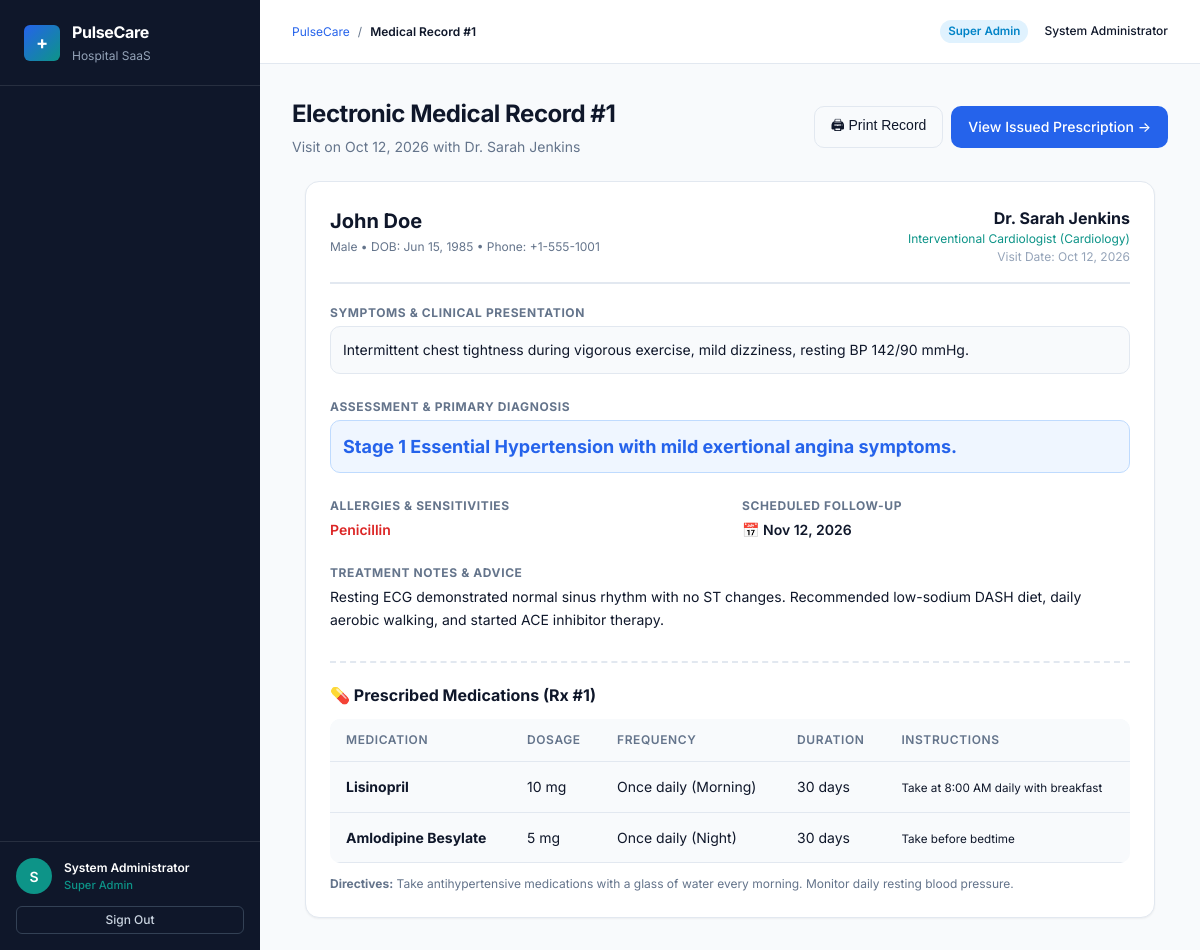
/medical-records/1 (signed in), run on the app's committed database.
### tables this page shows
CREATE TABLE medical_records (
            record_id INTEGER PRIMARY KEY AUTOINCREMENT,
            patient_id INTEGER NOT NULL,
            doctor_id INTEGER NOT NULL,
            appointment_id INTEGER UNIQUE,
            visit_date DATE NOT NULL,
            symptoms TEXT NOT NULL,
            diagnosis TEXT NOT NULL,
            treatment_notes TEXT,
            allergies TEXT,
            follow_up_date DATE,
            created_at DATETIME DEFAULT CURRENT_TIMESTAMP,
            updated_at DATETIME DEFAULT CURRENT_TIMESTAMP,
            FOREIGN KEY (patient_id) REFERENCES patients(patient_id),
            FOREIGN KEY (doctor_id) REFERENCES doctors(doctor_id),
            FOREIGN KEY (appointment_id) REFERENCES appointments(appointment_id)
        );

CREATE TABLE doctors (
            doctor_id INTEGER PRIMARY KEY AUTOINCREMENT,
            full_name TEXT NOT NULL,
            email TEXT NOT NULL UNIQUE,
            phone TEXT NOT NULL,
            specialization TEXT NOT NULL,
            department_id INTEGER NOT NULL,
            qualification TEXT NOT NULL,
            years_experience INTEGER DEFAULT 0,
            consultation_fee REAL DEFAULT 50.00,
            profile_image TEXT DEFAULT 'default_doctor.png',
            password_hash TEXT NOT NULL,
            is_active INTEGER DEFAULT 1,
            created_at DATETIME DEFAULT CURRENT_TIMESTAMP,
            FOREIGN KEY (department_id) REFERENCES departments(department_id)
        );

CREATE TABLE patients (
            patient_id INTEGER PRIMARY KEY AUTOINCREMENT,
            full_name TEXT NOT NULL,
            email TEXT NOT NULL UNIQUE,
            phone TEXT NOT NULL,
            date_of_birth DATE NOT NULL,
            gender TEXT NOT NULL,
            address TEXT,
            emergency_contact TEXT,
            password_hash TEXT NOT NULL,
            created_at DATETIME DEFAULT CURRENT_TIMESTAMP,
            updated_at DATETIME DEFAULT CURRENT_TIMESTAMP
        );

CREATE TABLE departments (
            department_id INTEGER PRIMARY KEY AUTOINCREMENT,
            department_name TEXT NOT NULL UNIQUE,
            description TEXT,
            location TEXT,
            contact_number TEXT,
            is_active INTEGER DEFAULT 1,
            created_at DATETIME DEFAULT CURRENT_TIMESTAMP
        );

CREATE TABLE prescriptions (
            prescription_id INTEGER PRIMARY KEY AUTOINCREMENT,
            medical_record_id INTEGER NOT NULL UNIQUE,
            patient_id INTEGER NOT NULL,
            doctor_id INTEGER NOT NULL,
            prescription_date DATE NOT NULL,
            instructions TEXT,
            created_at DATETIME DEFAULT CURRENT_TIMESTAMP,
            FOREIGN KEY (medical_record_id) REFERENCES medical_records(record_id),
            FOREIGN KEY (patient_id) REFERENCES patients(patient_id),
            FOREIGN KEY (doctor_id) REFERENCES doctors(doctor_id)
        );

CREATE TABLE prescription_items (
            item_id INTEGER PRIMARY KEY AUTOINCREMENT,
            prescription_id INTEGER NOT NULL,
            medication_name TEXT NOT NULL,
            dosage TEXT NOT NULL,
            frequency TEXT NOT NULL,
            duration TEXT NOT NULL,
            instructions TEXT,
            FOREIGN KEY (prescription_id) REFERENCES prescriptions(prescription_id) ON DELETE CASCADE
        );

### routes/medical_records.py (the view, shortened to what this page needs)
@medical_records_bp.route("/<int:record_id>")
@login_required
def detail(record_id: int):
    user = get_current_user()
    record = get_medical_record_by_id(record_id, user_id=user["id"], role=user["role"])
    return render_template("medical_records/detail.html", record=record)

### database/connection.py (called while the page is built, shortened)
def get_db():
    in_ctx = has_app_context()
    if in_ctx and "db" in g:
        return g.db
    global _mysql_pool
    use_sqlite = os.environ.get("USE_SQLITE_FALLBACK", "0") == "1"
    if not use_sqlite and MYSQL_AVAILABLE:
        if _mysql_pool is None and in_ctx and current_app:
            init_mysql_pool(current_app.config)
    conn = _get_or_create_sqlite_conn()
    if in_ctx:
        g.db = conn
        g.db_type = "sqlite"
    return conn

def _get_or_create_sqlite_conn():
    global _sqlite_standalone_conn
    db_path = os.environ.get("SQLITE_DB_PATH", os.path.join(os.path.dirname(__file__), "hms_fallback.db"))
    return _sqlite_standalone_conn

### extensions.py (called while the page is built)
def generate_csrf_token() -> str:
    if "_csrf_token" not in session:
        session["_csrf_token"] = secrets.token_hex(24)
    return session["_csrf_token"]

def get_current_user() -> Optional[Dict[str, Any]]:
    if "user_id" in session and "role" in session:
        return {
            "id": session["user_id"],
            "role": session["role"],
            "name": session.get("full_name", ""),
            "email": session.get("email", ""),
        }
    return None

def login_required(view: Callable) -> Callable:
    @functools.wraps(view)
    def wrapped_view(**kwargs):
        if get_current_user() is None:
            flash("Please sign in to access this page.", "warning")
            return redirect(url_for("auth.login", next=request.path))
        return view(**kwargs)
    return wrapped_view

### templates/medical_records/detail.html (shortened to what this page needs)
{% extends "base.html" %}
{% block breadcrumb %}Medical Record #{{ record.record_id }}{% endblock %}
{% block content %}
<div class="page-header no-print">
  <div>
    <h1 class="page-title">Electronic Medical Record #{{ record.record_id }}</h1>
    <p class="page-subtitle">Visit on {{ record.visit_date|date_fmt }} with {{ record.doctor_name }}</p>
  </div>
  <div style="display:flex;gap:8px;">
    <button onclick="window.print();" class="btn btn-outline">
      &#128424; Print Record
    </button>
    {% if record.prescription %}
      <a href="{{ url_for('prescriptions.detail', prescription_id=record.prescription.prescription_id) }}" class="btn btn-primary">
        View Issued Prescription &rarr;
      </a>
    {% endif %}
  </div>
</div>
<div class="card" style="max-width:850px;margin:0 auto;">
  <div class="card-body">
    <div style="display:flex;justify-content:space-between;border-bottom:2px solid var(--border-color);padding-bottom:16px;margin-bottom:20px;">
      <div>
        <h2 style="font-size:var(--font-size-xl);color:var(--text-primary);font-weight:700;">{{ record.patient_name }}</h2>
        <div style="font-size:var(--font-size-xs);color:var(--text-secondary);margin-top:2px;">
          {{ record.patient_gender }} &bull; DOB: {{ record.patient_dob|date_fmt }} &bull; Phone: {{ record.patient_phone }}
        </div>
      </div>
      <div style="text-align:right;">
        <h3 style="font-size:var(--font-size-base);color:var(--text-primary);font-weight:700;">{{ record.doctor_name }}</h3>
        <div style="font-size:var(--font-size-xs);color:var(--secondary-teal);">
          {{ record.specialization }} ({{ record.department_name }})
        </div>
        <div style="font-size:var(--font-size-xs);color:var(--text-muted);">
          Visit Date: {{ record.visit_date|date_fmt }}
        </div>
      </div>
    </div>
    <div style="margin-bottom:24px;">
      <h4 style="font-size:0.75rem;text-transform:uppercase;color:var(--text-secondary);letter-spacing:0.05em;margin-bottom:4px;">
        Symptoms & Clinical Presentation
      </h4>
      <p style="font-size:var(--font-size-sm);color:var(--text-primary);line-height:1.6;background:#F8FAFC;padding:12px;border-radius:var(--radius-md);border:1px solid var(--border-color);">
        {{ record.symptoms }}
      </p>
    </div>
    <div style="margin-bottom:24px;">
      <h4 style="font-size:0.75rem;text-transform:uppercase;color:var(--text-secondary);letter-spacing:0.05em;margin-bottom:4px;">
        Assessment & Primary Diagnosis
      </h4>
      <div style="font-size:var(--font-size-lg);font-weight:700;color:var(--primary-blue);background:#EFF6FF;padding:12px;border-radius:var(--radius-md);border:1px solid #BFDBFE;">
        {{ record.diagnosis }}
      </div>
    </div>
    <div class="grid-2" style="margin-bottom:24px;">
      <div>
        <h4 style="font-size:0.75rem;text-transform:uppercase;color:var(--text-secondary);letter-spacing:0.05em;margin-bottom:4px;">
          Allergies & Sensitivities
        </h4>
        <div style="font-size:var(--font-size-sm);color:{% if record.allergies %}var(--error){% else %}var(--text-primary){% endif %};font-weight:600;">
          {{ record.allergies or 'None documented' }}
        </div>
      </div>
      <div>
        <h4 style="font-size:0.75rem;text-transform:uppercase;color:var(--text-secondary);letter-spacing:0.05em;margin-bottom:4px;">
          Scheduled Follow-Up
        </h4>
        <div style="font-size:var(--font-size-sm);font-weight:600;color:var(--text-primary);">
          {% if record.follow_up_date %}
            &#128197; {{ record.follow_up_date|date_fmt }}
          {% else %}
            As needed / Routine
          {% endif %}
        </div>
      </div>
    </div>
    {% if record.treatment_notes %}
    <div style="margin-bottom:24px;">
      <h4 style="font-size:0.75rem;text-transform:uppercase;color:var(--text-secondary);letter-spacing:0.05em;margin-bottom:4px;">
        Treatment Notes & Advice
      </h4>
      <p style="font-size:var(--font-size-sm);color:var(--text-primary);line-height:1.6;">
        {{ record.treatment_notes }}
      </p>
    </div>
    {% endif %}
    {% if record.prescription and record.prescription.medication_items %}
    <div style="margin-top:30px;border-top:2px dashed var(--border-color);padding-top:20px;">
      <h3 style="font-size:var(--font-size-base);font-weight:700;color:var(--text-primary);margin-bottom:12px;">
        &#128138; Prescribed Medications (Rx #{{ record.prescription.prescription_id }})
      </h3>
      <table class="table" style="background:#F8FAFC;border-radius:var(--radius-md);overflow:hidden;">
        <thead>
          <tr>
            <th>Medication</th>
            <th>Dosage</th>
            <th>Frequency</th>
            <th>Duration</th>
            <th>Instructions</th>
          </tr>
        </thead>
        <tbody>
          {% for item in record.prescription.medication_items %}
            <tr>
              <td><strong>{{ item.medication_name }}</strong></td>
              <td>{{ item.dosage }}</td>
              <td>{{ item.frequency }}</td>
              <td>{{ item.duration }}</td>
              <td><small>{{ item.instructions or 'As directed' }}</small></td>
            </tr>
          {% endfor %}
        </tbody>
      </table>
      {% if record.prescription.instructions %}
        <div style="margin-top:12px;font-size:var(--font-size-xs);color:var(--text-secondary);">
          <strong>Directives:</strong> {{ record.prescription.instructions }}
        </div>
      {% endif %}
    </div>
    {% endif %}
  </div>
</div>
{% endblock %}

### static/css/style.css (style rules this page uses)
:root { --primary-blue: #2563EB; --primary-blue-hover: #1D4ED8; --primary-blue-light: #EFF6FF; --secondary-teal: #0D9488; --secondary-teal-hover: #0F766E; --secondary-teal-light: #F0FDFA; --bg-main: #F8FAFC; --bg-card: #FFFFFF; --bg-sidebar: #0F172A; --bg-sidebar-hover: #1E293B; --text-primary: #0F172A; --text-secondary: #64748B; --text-muted: #94A3B8; --text-white: #FFFFFF; --border-color: #E2E8F0; --border-subtle: #F1F5F9; --success: #16A34A; --success-light: #DCFCE7; --warning: #D97706; --warning-light: #FEF3C7; --error: #DC2626; --error-light: #FEE2E2; --info: #0284C7; --info-light: #E0F2FE; --font-family: 'Inter', -apple-system, BlinkMacSystemFont, "Segoe UI", Roboto, Helvetica, Arial, sans-serif; --font-size-xs: 0.75rem; --font-size-sm: 0.875rem; --font-size-base: 1rem; --font-size-lg: 1.125rem; --font-size-xl: 1.25rem; --font-size-2xl: 1.5rem; --font-size-3xl: 1.875rem; --space-1: 4px; --space-2: 8px; --space-3: 12px; --space-4: 16px; --space-5: 20px; --space-6: 24px; --space-8: 32px; --space-10: 40px; --radius-sm: 6px; --radius-md: 10px; --radius-lg: 14px; --radius-full: 9999px; --shadow-sm: 0 1px 2px 0 rgba(0, 0, 0, 0.05); --shadow-md: 0 4px 6px -1px rgba(0, 0, 0, 0.08), 0 2px 4px -2px rgba(0, 0, 0, 0.05); --shadow-lg: 0 10px 15px -3px rgba(0, 0, 0, 0.08), 0 4px 6px -4px rgba(0, 0, 0, 0.03); --transition-fast: 150ms ease-in-out; --transition-base: 200ms ease-in-out; }
*, *::before, *::after { box-sizing: border-box; margin: 0; padding: 0; }
body { font-family: var(--font-family); font-size: var(--font-size-sm); color: var(--text-primary); background-color: var(--bg-main); line-height: 1.5; -webkit-font-smoothing: antialiased; }
a { color: var(--primary-blue); text-decoration: none; transition: color var(--transition-fast); }

### static/css/components.css (style rules this page uses)
.page-header { display: flex; align-items: center; justify-content: space-between; margin-bottom: var(--space-6); flex-wrap: wrap; gap: var(--space-4); }
.page-title { font-size: var(--font-size-2xl); font-weight: 700; color: var(--text-primary); letter-spacing: -0.02em; }
.page-subtitle { font-size: var(--font-size-sm); color: var(--text-secondary); margin-top: var(--space-1); }
.btn { display: inline-flex; align-items: center; justify-content: center; gap: var(--space-2); padding: 8px 16px; border-radius: var(--radius-md); font-size: var(--font-size-sm); font-weight: 500; cursor: pointer; border: 1px solid transparent; transition: all var(--transition-fast); text-decoration: none; }
.btn-primary { background-color: var(--primary-blue); color: #FFFFFF; }
.btn-outline { background-color: transparent; border-color: var(--border-color); color: var(--text-primary); }
.card { background-color: var(--bg-card); border: 1px solid var(--border-color); border-radius: var(--radius-lg); box-shadow: var(--shadow-sm); overflow: hidden; margin-bottom: var(--space-6); }
.card-body { padding: var(--space-6); }
.table { width: 100%; border-collapse: collapse; text-align: left; }
.table th { padding: 12px 16px; background-color: #F8FAFC; font-size: var(--font-size-xs); font-weight: 600; text-transform: uppercase; letter-spacing: 0.05em; color: var(--text-secondary); border-bottom: 1px solid var(--border-color); }
.table td { padding: 14px 16px; font-size: var(--font-size-sm); color: var(--text-primary); border-bottom: 1px solid var(--border-color); vertical-align: middle; }
.grid-2 { display: grid; grid-template-columns: repeat(2, 1fr); gap: var(--space-6); }

### data on the page
medical_records: record_id "1", visit_date "Oct 12, 2026", symptoms "Intermittent chest tightness during vigorous exercise, mild dizziness, resting BP 142/90 mmHg.", diagnosis "Stage 1 Essential Hypertension with mild exertional angina symptoms.", allergies "Penicillin", follow_up_date "Nov 12, 2026", treatment_notes "Resting ECG demonstrated normal sinus rhythm with no ST changes. Recommended low-sodium DASH diet, daily aerobic walking, and started ACE inhibitor therapy."
doctors: doctor_name "Dr. Sarah Jenkins", specialization "Interventional Cardiologist"
patients: patient_name "John Doe", patient_gender "Male", patient_dob "Jun 15, 1985", patient_phone "+1-555-1001"
departments: department_name "Cardiology"
prescriptions: prescription.prescription_id "1", prescription.instructions "Take antihypertensive medications with a glass of water every morning. Monitor daily resting blood pressure."
prescription_items: medication_name "Lisinopril", dosage "10 mg", frequency "Once daily (Morning)", duration "30 days", instructions "Take at 8:00 AM daily with breakfast"
prescription_items: medication_name "Amlodipine Besylate", dosage "5 mg", frequency "Once daily (Night)", duration "30 days", instructions "Take before bedtime"

### other printed values
{{ current_user.name[:1] }} "S"
{{ current_user.name }} "System Administrator"
{{ current_user.role }} "Super Admin"
